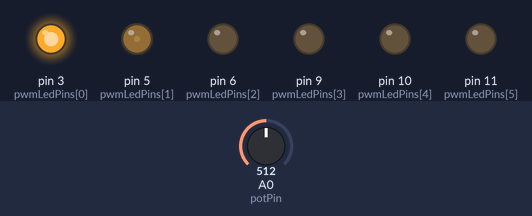
Bench run of a sketch on a simulated Arduino Uno, built with avr-gcc and run on an emulated ATmega328P. On the bench: output pins drawn as LEDs (lit = HIGH). Dashed ring = blinking. The test bench sets the inputs (shaded band); at power-on: A0 (potPin) = 512.

Above: at 7.9 s.
8.0 s: A0 (potPin) set to 0
At 14.1 s:
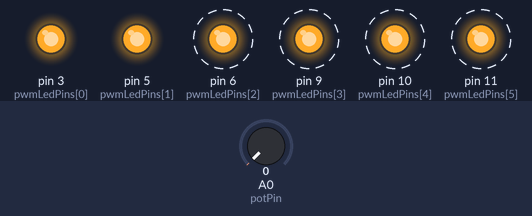
15.6 s: A0 (potPin) set to 265
At 22.48 s:
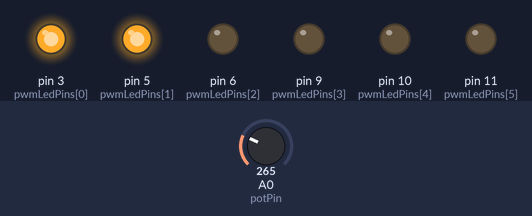
24.2 s: A0 (potPin) set to 245
31.8 s: A0 (potPin) set to 306
At 32.22 s:
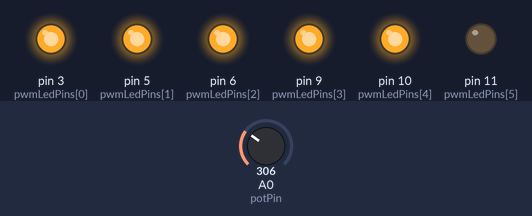
Timing chart, 0 to 40.4 s (numbered marks = the images above; inputs shaded):
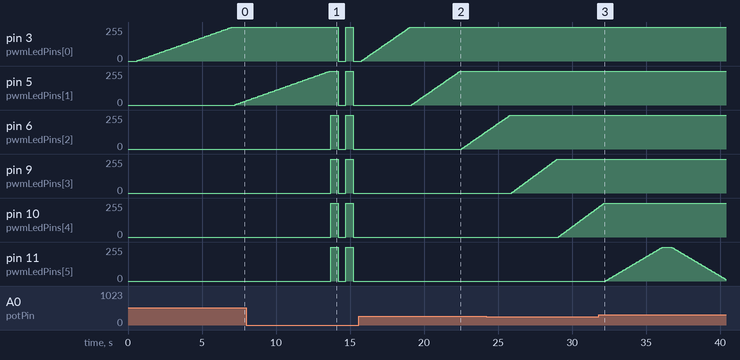

Measured:
- after the input at 8.0 s, pin 3 (pwmLedPins[0]): 255/255 → 0/255 after 6.2 s, → 255/255 0.50 s later, → 0/255 0.51 s later; pin 9 (pwmLedPins[3]), pin 10 (pwmLedPins[4]), pin 11 (pwmLedPins[5]): alternates 255/255 for 0.50 s and 0/255 for 0.51 s, starting after 5.7 s
- after the input at 15.6 s, pin 5 (pwmLedPins[1]), pin 6 (pwmLedPins[2]), pin 9 (pwmLedPins[3]), pin 10 (pwmLedPins[4]), pin 11 (pwmLedPins[5]): stops changing and stays 0/255
- after the input at 31.8 s, pin 10 (pwmLedPins[4]): goes on until 32.2 s, then stays 255/255

The sketch:

exp02_pot.ino
```cpp
/************************************************************************************
* IMBRAX - INDUSTRIA MECATRONICA BRASILEIRA
* Nome: exp02_pot
* Descricao: Evolucao do experimento 01, controla o acionamento de alguns leds usando
* o efeito de Fade mas agora com o potenciometro cuidando do tempo que o fade e
* executado.
*
* Escrito por: Diego W. Antunes <diego@imbrax.com.br>
* Data: 01/10/2011
*************************************************************************************/

/************************************************************************************
* Constantes utilizadas no programa
************************************************************************************/
const int numLeds = 6; // Numero de leds conectados ao Arduino
const int potPin = 0; // Numero do pino da porta analogica onde esta o potenciometro

/* Array com o numero dos pinos onde estao conectados os leds no Arduino, cada numero
* representa uma porta digital com suporte a PWM
*/
const int pwmLedPins[numLeds] = {3, 5, 6, 9, 10, 11};

/************************************************************************************
* Variaveis
************************************************************************************/
int val = 10;

/************************************************************************************
* Funcao: setup
* Descricao: Faz a configuracao e inicializacao de algumas variaveis importantes
* Notas:
************************************************************************************/
void setup()
{
  // Configura os pinos onde estao os LEDs como saida
  for (int i = 0; i < numLeds; i++)
    pinMode(pwmLedPins[i], OUTPUT);
}

/************************************************************************************
* Funcao: loop
* Descricao: Loop principal onde o microcontrolador deve passar a maior parte do tempo
* Notas:
************************************************************************************/
void loop()
{
  // Aguarda 500ms ou meio segundo
  delay(500);

  // Loop para acender os LEDs usando o efeito de Fade
  for (int i = 0; i < numLeds; i++) {
    // Faz a leitura do valor da resistencia do potenciomentro
    val = analogRead(potPin);
    // Faz a conversao do valor de 0-1024 para 0-255. Essa conversao e necessaria
    val = map(val, 0, 1024, 0, 255);

    // Faz o fade em cada led com incremento de 5 pontos
    for(int fadeVal = 0; fadeVal <= 255; fadeVal += 5) {
      // Aplica o valor do fade no LED
      analogWrite(pwmLedPins[i], fadeVal);
      // Aguarda um intervalo de tempo definido pela resistencia do potenciometro
      delay(val);
    }
  }

  // Aguarda 500ms ou meio segundo
  delay(500);

  // Agora executa o loop para desligar os LEDs com o efeito de Fade
  for (int i = numLeds - 1; i >= 0; i--) {
    val = analogRead(potPin);
    val = map(val, 0, 1024, 0, 255);

    for(int fadeVal = 255 ; fadeVal >= 0; fadeVal -=5) {
      analogWrite(pwmLedPins[i], fadeVal);
      delay(val);
    }
  }
}
```
